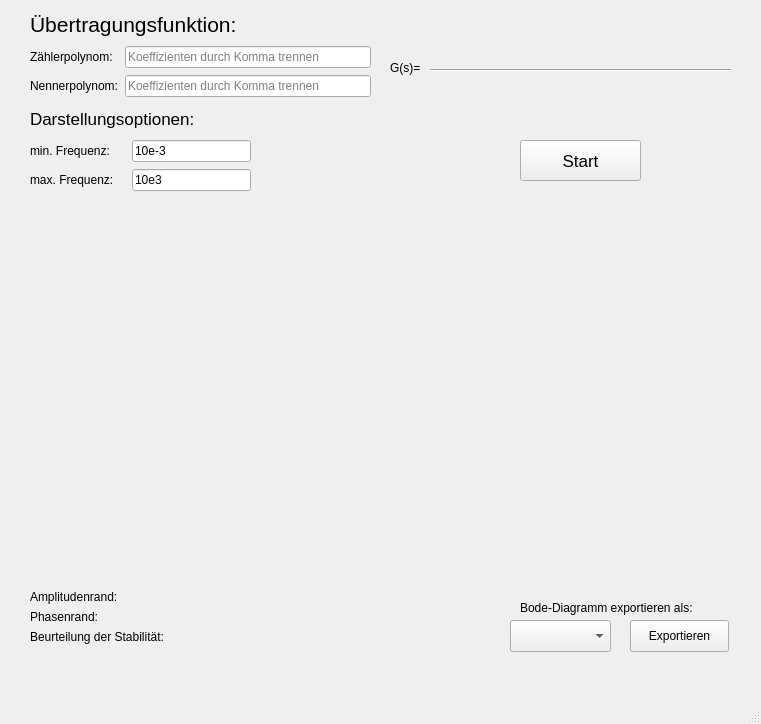
<?xml version="1.0" encoding="UTF-8"?>
<ui version="4.0">
 <class>MainWindow</class>
 <widget class="QMainWindow" name="MainWindow">
  <property name="geometry">
   <rect>
    <x>0</x>
    <y>0</y>
    <width>761</width>
    <height>724</height>
   </rect>
  </property>
  <property name="windowTitle">
   <string>Viewer für Bode-Diagramme</string>
  </property>
  <widget class="QWidget" name="centralwidget">
   <widget class="QPushButton" name="plotButton">
    <property name="geometry">
     <rect>
      <x>520</x>
      <y>140</y>
      <width>121</width>
      <height>41</height>
     </rect>
    </property>
    <property name="font">
     <font>
      <pointsize>13</pointsize>
     </font>
    </property>
    <property name="text">
     <string>Start</string>
    </property>
   </widget>
   <widget class="QWidget" name="layoutWidget">
    <property name="geometry">
     <rect>
      <x>30</x>
      <y>200</y>
      <width>701</width>
      <height>381</height>
     </rect>
    </property>
    <layout class="QVBoxLayout" name="bodePlotLayout">
     <item>
      <widget class="QCustomPlot" name="magnitudePlot" native="true"/>
     </item>
     <item>
      <widget class="QCustomPlot" name="phasePlot" native="true"/>
     </item>
    </layout>
   </widget>
   <widget class="QLabel" name="label">
    <property name="geometry">
     <rect>
      <x>390</x>
      <y>60</y>
      <width>41</width>
      <height>16</height>
     </rect>
    </property>
    <property name="text">
     <string>G(s)=</string>
    </property>
   </widget>
   <widget class="QPushButton" name="exportButton">
    <property name="geometry">
     <rect>
      <x>630</x>
      <y>620</y>
      <width>99</width>
      <height>32</height>
     </rect>
    </property>
    <property name="text">
     <string>Exportieren</string>
    </property>
   </widget>
   <widget class="QComboBox" name="exportComboBox">
    <property name="geometry">
     <rect>
      <x>510</x>
      <y>620</y>
      <width>101</width>
      <height>32</height>
     </rect>
    </property>
    <property name="sizePolicy">
     <sizepolicy hsizetype="Preferred" vsizetype="Fixed">
      <horstretch>0</horstretch>
      <verstretch>0</verstretch>
     </sizepolicy>
    </property>
    <property name="frame">
     <bool>true</bool>
    </property>
   </widget>
   <widget class="QLabel" name="label_3">
    <property name="geometry">
     <rect>
      <x>520</x>
      <y>600</y>
      <width>201</width>
      <height>16</height>
     </rect>
    </property>
    <property name="text">
     <string>Bode-Diagramm exportieren als:</string>
    </property>
   </widget>
   <widget class="QWidget" name="layoutWidget">
    <property name="geometry">
     <rect>
      <x>430</x>
      <y>30</y>
      <width>301</width>
      <height>81</height>
     </rect>
    </property>
    <layout class="QVBoxLayout" name="verticalLayout_2" stretch="0,0,0">
     <property name="spacing">
      <number>0</number>
     </property>
     <item>
      <widget class="QLabel" name="numeratorLabel">
       <property name="font">
        <font>
         <pointsize>16</pointsize>
        </font>
       </property>
       <property name="text">
        <string/>
       </property>
       <property name="alignment">
        <set>Qt::AlignCenter</set>
       </property>
      </widget>
     </item>
     <item>
      <widget class="Line" name="line">
       <property name="orientation">
        <enum>Qt::Horizontal</enum>
       </property>
      </widget>
     </item>
     <item>
      <widget class="QLabel" name="denominatorLabel">
       <property name="font">
        <font>
         <pointsize>15</pointsize>
        </font>
       </property>
       <property name="text">
        <string/>
       </property>
       <property name="alignment">
        <set>Qt::AlignCenter</set>
       </property>
       <property name="indent">
        <number>-1</number>
       </property>
      </widget>
     </item>
    </layout>
   </widget>
   <widget class="QWidget" name="layoutWidget">
    <property name="geometry">
     <rect>
      <x>30</x>
      <y>590</y>
      <width>301</width>
      <height>68</height>
     </rect>
    </property>
    <layout class="QFormLayout" name="formLayout">
     <property name="labelAlignment">
      <set>Qt::AlignRight|Qt::AlignTrailing|Qt::AlignVCenter</set>
     </property>
     <property name="formAlignment">
      <set>Qt::AlignLeading|Qt::AlignLeft|Qt::AlignTop</set>
     </property>
     <item row="0" column="0">
      <layout class="QVBoxLayout" name="verticalLayout_4">
       <item>
        <widget class="QLabel" name="gainMarginTextLabel">
         <property name="text">
          <string>Amplitudenrand:</string>
         </property>
        </widget>
       </item>
       <item>
        <widget class="QLabel" name="phaseMarginTextLabel">
         <property name="text">
          <string>Phasenrand:</string>
         </property>
        </widget>
       </item>
       <item>
        <widget class="QLabel" name="label_2">
         <property name="text">
          <string>Beurteilung der Stabilität:</string>
         </property>
        </widget>
       </item>
      </layout>
     </item>
     <item row="0" column="1">
      <layout class="QVBoxLayout" name="verticalLayout_3">
       <item>
        <widget class="QLabel" name="gainMarginLabel">
         <property name="text">
          <string/>
         </property>
        </widget>
       </item>
       <item>
        <widget class="QLabel" name="phaseMarginLabel">
         <property name="text">
          <string/>
         </property>
        </widget>
       </item>
       <item>
        <widget class="QLabel" name="stabilityLabel">
         <property name="text">
          <string/>
         </property>
        </widget>
       </item>
      </layout>
     </item>
    </layout>
   </widget>
   <widget class="QWidget" name="layoutWidget">
    <property name="geometry">
     <rect>
      <x>30</x>
      <y>10</y>
      <width>341</width>
      <height>181</height>
     </rect>
    </property>
    <layout class="QVBoxLayout" name="verticalLayout_8">
     <property name="spacing">
      <number>7</number>
     </property>
     <item>
      <widget class="QLabel" name="transferFunctionLabel">
       <property name="font">
        <font>
         <pointsize>16</pointsize>
        </font>
       </property>
       <property name="text">
        <string>Übertragungsfunktion:</string>
       </property>
      </widget>
     </item>
     <item>
      <layout class="QHBoxLayout" name="horizontalLayout_2">
       <item>
        <layout class="QVBoxLayout" name="verticalLayout">
         <property name="spacing">
          <number>7</number>
         </property>
         <item>
          <widget class="QLabel" name="numeratorLabel_2">
           <property name="text">
            <string>Zählerpolynom:</string>
           </property>
          </widget>
         </item>
         <item>
          <widget class="QLabel" name="nennerLabel">
           <property name="text">
            <string>Nennerpolynom:</string>
           </property>
          </widget>
         </item>
        </layout>
       </item>
       <item>
        <layout class="QVBoxLayout" name="verticalLayout_5">
         <property name="spacing">
          <number>7</number>
         </property>
         <item>
          <widget class="QLineEdit" name="numeratorInput">
           <property name="enabled">
            <bool>true</bool>
           </property>
           <property name="autoFillBackground">
            <bool>false</bool>
           </property>
           <property name="inputMask">
            <string/>
           </property>
           <property name="text">
            <string/>
           </property>
           <property name="placeholderText">
            <string>Koeffizienten durch Komma trennen</string>
           </property>
          </widget>
         </item>
         <item>
          <widget class="QLineEdit" name="denominatorInput">
           <property name="inputMask">
            <string/>
           </property>
           <property name="text">
            <string/>
           </property>
           <property name="placeholderText">
            <string>Koeffizienten durch Komma trennen</string>
           </property>
          </widget>
         </item>
        </layout>
       </item>
      </layout>
     </item>
     <item>
      <widget class="QLabel" name="settingsLabel">
       <property name="font">
        <font>
         <pointsize>13</pointsize>
        </font>
       </property>
       <property name="text">
        <string>Darstellungsoptionen:</string>
       </property>
      </widget>
     </item>
     <item>
      <layout class="QHBoxLayout" name="horizontalLayout" stretch="0,0">
       <property name="spacing">
        <number>18</number>
       </property>
       <property name="rightMargin">
        <number>120</number>
       </property>
       <item>
        <layout class="QVBoxLayout" name="verticalLayout_7">
         <property name="spacing">
          <number>7</number>
         </property>
         <item>
          <widget class="QLabel" name="minFrequencyLabel">
           <property name="text">
            <string>min. Frequenz:</string>
           </property>
          </widget>
         </item>
         <item>
          <widget class="QLabel" name="maxFrequencyLabel">
           <property name="text">
            <string>max. Frequenz:</string>
           </property>
          </widget>
         </item>
        </layout>
       </item>
       <item>
        <layout class="QVBoxLayout" name="verticalLayout_6">
         <property name="spacing">
          <number>7</number>
         </property>
         <item>
          <widget class="QLineEdit" name="minFrequencyInput">
           <property name="text">
            <string>10e-3</string>
           </property>
          </widget>
         </item>
         <item>
          <widget class="QLineEdit" name="maxFrequencyInput">
           <property name="text">
            <string>10e3</string>
           </property>
          </widget>
         </item>
        </layout>
       </item>
      </layout>
     </item>
    </layout>
   </widget>
  </widget>
  <widget class="QMenuBar" name="menubar">
   <property name="geometry">
    <rect>
     <x>0</x>
     <y>0</y>
     <width>761</width>
     <height>24</height>
    </rect>
   </property>
  </widget>
  <widget class="QStatusBar" name="statusbar"/>
 </widget>
 <customwidgets>
  <customwidget>
   <class>QCustomPlot</class>
   <extends>QWidget</extends>
   <header>qcustomplot.h</header>
   <container>1</container>
  </customwidget>
 </customwidgets>
 <tabstops>
  <tabstop>numeratorInput</tabstop>
  <tabstop>denominatorInput</tabstop>
  <tabstop>minFrequencyInput</tabstop>
  <tabstop>maxFrequencyInput</tabstop>
  <tabstop>plotButton</tabstop>
  <tabstop>exportComboBox</tabstop>
  <tabstop>exportButton</tabstop>
 </tabstops>
 <resources/>
 <connections/>
</ui>
